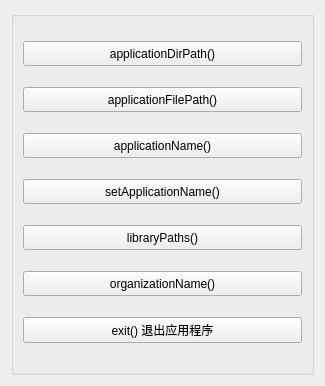
      <widget class="QWidget" name="pageApp">
       <property name="geometry">
        <rect>
         <x>0</x>
         <y>0</y>
         <width>325</width>
         <height>386</height>
        </rect>
       </property>
       <attribute name="icon">
        <iconset>
         <normaloff>:/images/images/802.bmp</normaloff>:/images/images/802.bmp</iconset>
       </attribute>
       <attribute name="label">
        <string>QCoreApplication类</string>
       </attribute>
       <layout class="QVBoxLayout" name="verticalLayout_3">
        <item>
         <widget class="QGroupBox" name="groupBox_8">
          <property name="title">
           <string/>
          </property>
          <layout class="QVBoxLayout" name="verticalLayout_2">
           <item>
            <widget class="QPushButton" name="pushButton">
             <property name="minimumSize">
              <size>
               <width>0</width>
               <height>25</height>
              </size>
             </property>
             <property name="toolTip">
              <string>Returns the directory that contains the application executable</string>
             </property>
             <property name="text">
              <string>applicationDirPath()</string>
             </property>
            </widget>
           </item>
           <item>
            <widget class="QPushButton" name="pushButton_2">
             <property name="minimumSize">
              <size>
               <width>0</width>
               <height>25</height>
              </size>
             </property>
             <property name="toolTip">
              <string>Returns the file path of the application executable</string>
             </property>
             <property name="text">
              <string>applicationFilePath()</string>
             </property>
            </widget>
           </item>
           <item>
            <widget class="QPushButton" name="pushButton_3">
             <property name="minimumSize">
              <size>
               <width>0</width>
               <height>25</height>
              </size>
             </property>
             <property name="toolTip">
              <string>This property holds the name of this application</string>
             </property>
             <property name="text">
              <string>applicationName()</string>
             </property>
            </widget>
           </item>
           <item>
            <widget class="QPushButton" name="pushButton_62">
             <property name="minimumSize">
              <size>
               <width>0</width>
               <height>25</height>
              </size>
             </property>
             <property name="toolTip">
              <string>set the name of this application</string>
             </property>
             <property name="text">
              <string>setApplicationName()</string>
             </property>
            </widget>
           </item>
           <item>
            <widget class="QPushButton" name="pushButton_4">
             <property name="minimumSize">
              <size>
               <width>0</width>
               <height>25</height>
              </size>
             </property>
             <property name="toolTip">
              <string>Returns a list of paths that the application will search when dynamically loading libraries</string>
             </property>
             <property name="text">
              <string>libraryPaths()</string>
             </property>
            </widget>
           </item>
           <item>
            <widget class="QPushButton" name="pushButton_61">
             <property name="minimumSize">
              <size>
               <width>0</width>
               <height>25</height>
              </size>
             </property>
             <property name="toolTip">
              <string>This property holds the name of the organization that wrote this application</string>
             </property>
             <property name="text">
              <string>organizationName()</string>
             </property>
            </widget>
           </item>
           <item>
            <widget class="QPushButton" name="pushButton_40">
             <property name="minimumSize">
              <size>
               <width>0</width>
               <height>25</height>
              </size>
             </property>
             <property name="toolTip">
              <string>Tells the application to exit with a return code.</string>
             </property>
             <property name="text">
              <string>exit() 退出应用程序</string>
             </property>
            </widget>
           </item>
          </layout>
         </widget>
        </item>
       </layout>
      </widget>
